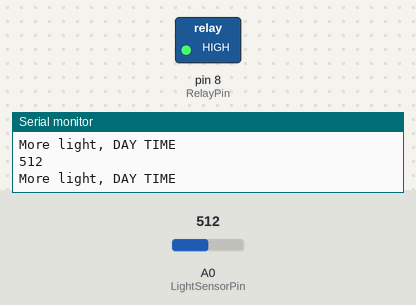
Recording of a sketch running on a simulated Arduino Uno, built with avr-gcc and run on an emulated ATmega328P. Parts: switched loads named in the sketch (green lamp = pin HIGH), the last lines printed to the serial monitor. Inputs (shaded band) come from the test bench; at power-on: A0 (LightSensorPin) = 512.

Above: at 1.8 s.
1.9 s: A0 (LightSensorPin) set to 105
3.4 s: A0 (LightSensorPin) set to 92
At 5.2 s:
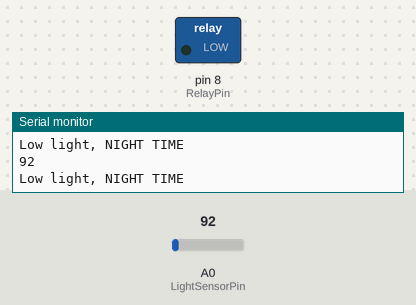
5.5 s: A0 (LightSensorPin) set to 110
At 7.0 s:
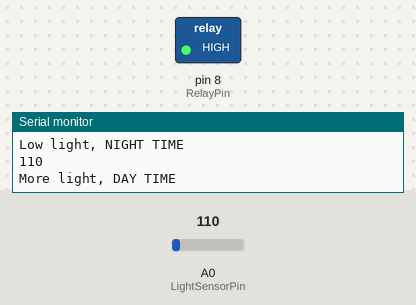
7.5 s: A0 (LightSensorPin) set to 90
At 8.6 s:
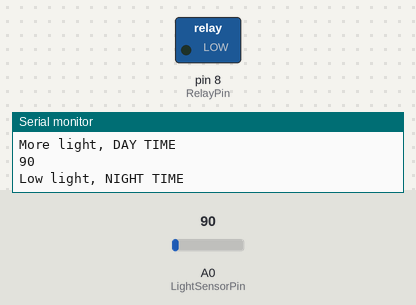
Timing chart, 0 to 10.5 s (numbered marks = the images above; inputs shaded):
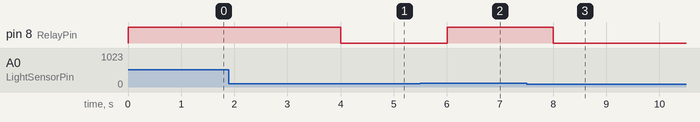

Measured:
- the behaviour switches between 100 and 99 on A0 (LightSensorPin) (found by bisection; images 0 and 1)
- after the input at 3.4 s, pin 8 (RelayPin): HIGH → LOW after 0.60 s
- after the input at 5.5 s, pin 8 (RelayPin): LOW → HIGH after 0.50 s
- after the input at 7.5 s, pin 8 (RelayPin): HIGH → LOW after 0.50 s

The sketch:

LightSensorWithRelayExperiment.ino
```cpp
int RelayPin = 8;//The signal of the relay is pinned to the digital output slot 8
int LightSensorPin=A0;//The light sensor is pinned to the analogic input A0
int SensorValue=0;//initial value of the amount of light sent by the sensor


void setup() {
  // put your setup code here, to run once:
  Serial.begin(9600);
  pinMode(RelayPin, OUTPUT);

}

void loop() {
  // put your main code here, to run repeatedly:
 SensorValue=analogRead(LightSensorPin);
 Serial.println(SensorValue);
 if (SensorValue < 100){
  Serial.println("Low light, NIGHT TIME");
  digitalWrite(RelayPin, LOW);//Turning on the blue LED when it is night
  }
 else {
  Serial.println("More light, DAY TIME");
  digitalWrite(RelayPin, HIGH);//Turning on the red LED when it is day
  }
 delay(1000);
}
```
